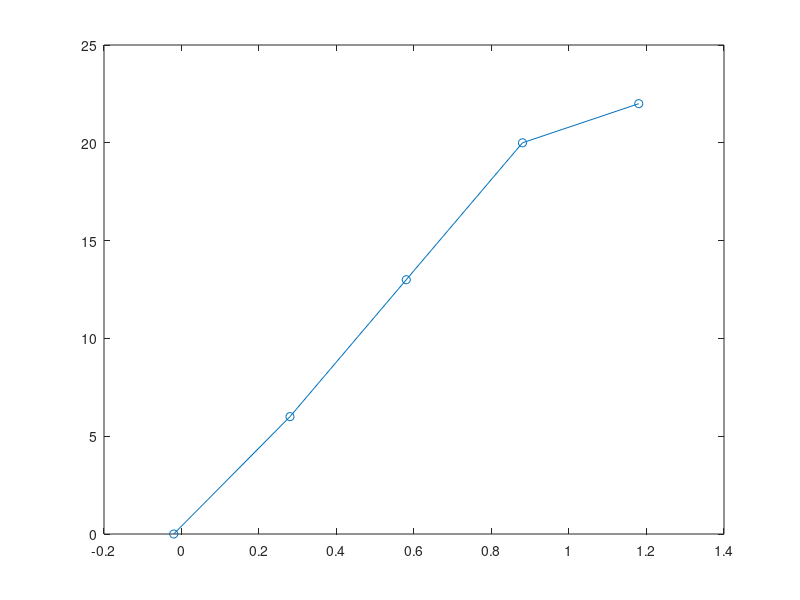

The MATLAB script that drew this image: (Note: this script raises an error after producing the figure.)
clc; clear all; close all;

kDEG_OFFSET = 90;

% Experiments where performed with these trim values, which give zero
% deflection angles:
trim_roll = -0.11;
trim_pitch = -0.03;
trim_yaw = -0.02;

% Max angles
aileron_max_deg = 25;
elevator_max_deg = 25;
% Note I am actually not sure what the MAX deflection angle for a single
% a-tail control surface is. For now, I assume that this is 25 degrees,
% same as aileron.
rudder_max_deg = 22;

% Amplitudes commanded by me. Actual amplitudes given by PX4 is this +
% trim.
inputs = [0, 0.3, 0.6, 0.9, 1.2];
N_data_points = length(inputs)-1;

% The ampltitudes seems to be cutoff before 1.2 amplitude,
% therefore we remove the last datapoint before LSE

% Rudder input
figure
left_a_tail_deg = [90, 96, 103, 110, 112] - kDEG_OFFSET; % Measured a-tail angles
actual_px4_inputs_rudder = inputs + trim_yaw;

plot(actual_px4_inputs_rudder, left_a_tail_deg, '-o'); hold on
yline(rudder_max_deg);
xline(1);

linear_coeffs_yaw = least_squares_est(...
    [ones(1,N_data_points); actual_px4_inputs_rudder(1:end-1)], left_a_tail_deg(1:end-1)'...
    );

offset_rudder = linear_coeffs_yaw(1)
linear_term_rudder = linear_coeffs_yaw(2)
plot(actual_px4_inputs_rudder, offset_rudder + actual_px4_inputs_rudder * linear_term_rudder);
title("Rudder")
xlabel("PX4 input")
ylabel("Deflection [deg]")

% Elevator input
figure
left_a_tail_angle_deg = [90, 97, 105, 113, 115] - kDEG_OFFSET;  % Measured elevator angles
actual_px4_inputs_elevator = inputs + trim_pitch;

plot(actual_px4_inputs_elevator, left_a_tail_angle_deg, '-o'); hold on
yline(elevator_max_deg);
xline(1);

linear_coeffs_pitch = least_squares_est(...
    [ones(1,N_data_points); actual_px4_inputs_elevator(1:end-1)], left_a_tail_angle_deg(1:end-1)'...
    );

offset_elevator = linear_coeffs_pitch(1)
linear_term_elevator = linear_coeffs_pitch(2)
plot(actual_px4_inputs_elevator, offset_elevator+ actual_px4_inputs_elevator * linear_term_elevator);
title("Elevator")
xlabel("PX4 input")
ylabel("Deflection [deg]")


% Aileron
figure
left_aileron_angle_deg = [90, 99, 107, 115, 115] - kDEG_OFFSET;  % Measured aileron angles
actual_px4_inputs_aileron = inputs + trim_roll;

plot(actual_px4_inputs_aileron, left_aileron_angle_deg, '-o'); hold on
yline(aileron_max_deg);
xline(1);

linear_coeffs_roll = least_squares_est(...
    [ones(1,N_data_points); actual_px4_inputs_aileron(1:end-1)], left_aileron_angle_deg(1:end-1)'...
    );

offset_aileron = linear_coeffs_roll(1)
linear_term_aileron = linear_coeffs_roll(2)
plot(actual_px4_inputs_aileron, offset_aileron + actual_px4_inputs_aileron * linear_term_aileron);
title("Aileron")
xlabel("PX4 input")
ylabel("Deflection [deg]")

% Seems that PX4 saturates at 1.0 input


%% See how this compares with PX4 mixing etc
mixer_elevator_to_tail = 0.8; % From PX4 mixer file
mixer_rudder_to_tail = 0.7; % From PX4 mixer file
yaw_input_to_tail_deg_calc = pitch_input_to_tail_deg / mixer_elevator_to_tail * mixer_rudder_to_tail;